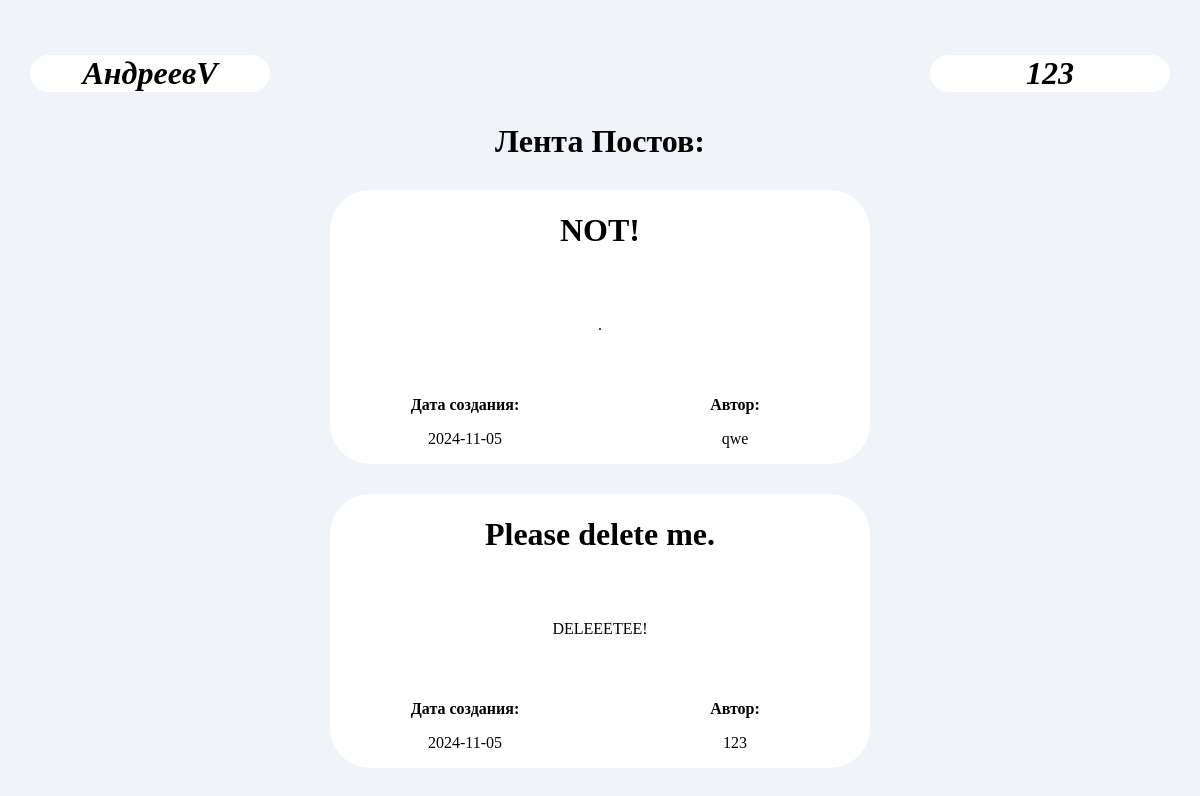
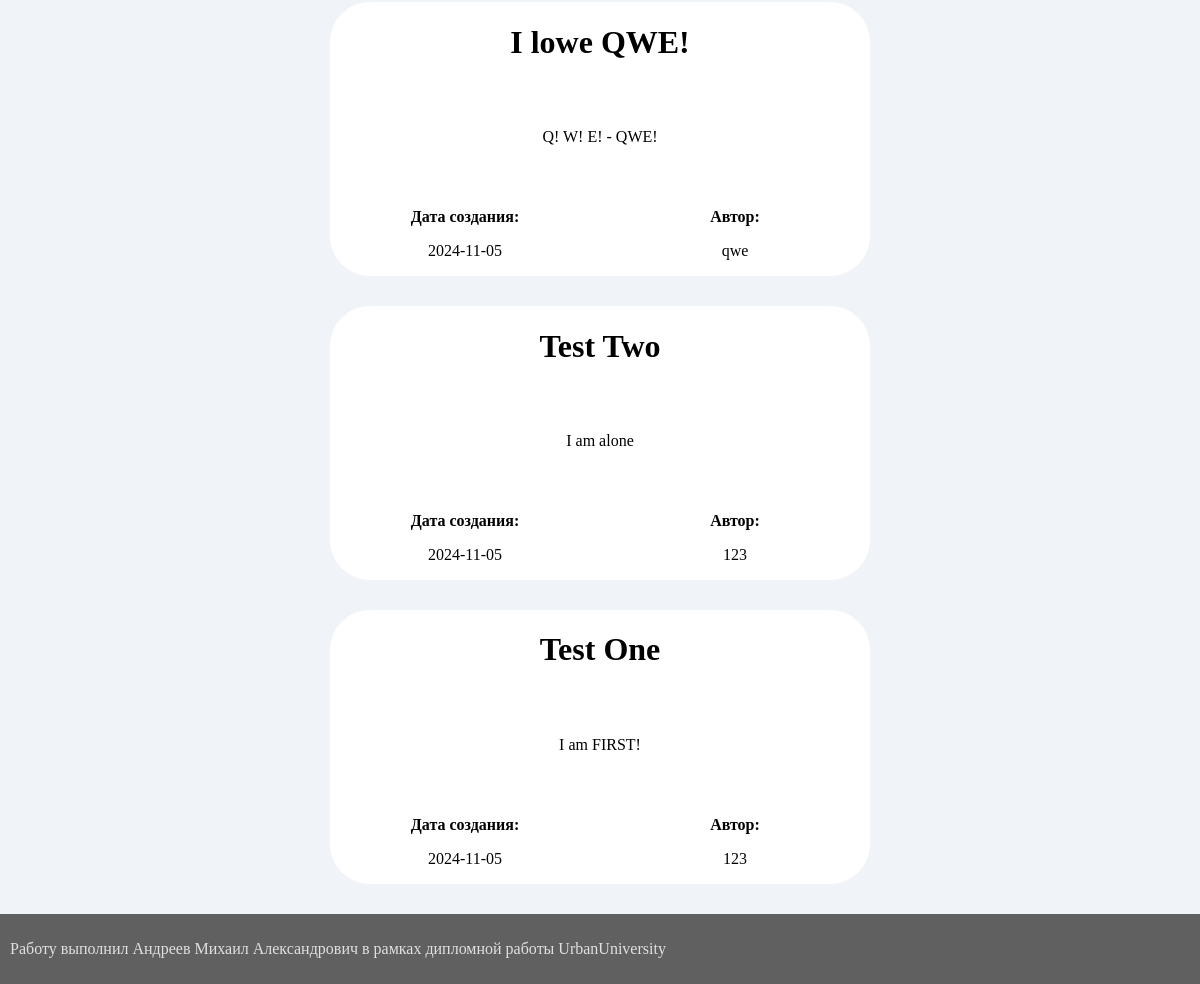
The app's page /main_page/ (signed in) with its own data (2 pictures, top to bottom).
### models/Posts.py (models this page shows)
class Posts(Base):
    __tablename__ = 'posts'
    __table_args__ = {'keep_existing': True}
    id = Column(Integer, primary_key=True, index=True)
    title = Column(String)
    description = Column(String)
    date_of_creation = Column(Date)
    user_id = Column(Integer, ForeignKey('users.id'), nullable=True)
    users = relationship('Users')

### models/Users.py (models this page shows)
class Users(Base):
    __tablename__ = 'users'
    __table_args__ = {'extend_existing': True}
    id = Column(Integer, primary_key=True, index=True)
    username = Column(String)
    password = Column(String)
    posts = relationship('Posts')

### app.py (the view)
@app.route('/main_page/', methods=['post', 'get'])
def main_page():
    with SessionLocal() as db:
        if request.method == 'GET':
            pass
        post_list = []
        for i in db.scalars(select(Posts)).all():
            post_list.append(i)
        post_list.reverse()
        if request.method == 'GET':
            return render_template('main_base/main_page.html',
                                   title='Главная страница',
                                   user=session["username"],
                                   href_main='#',
                                   href_prof='/your_profile',
                                   post_list=post_list,)

### templates/main_base/main_page.html (shortened to what this page needs)
{% extends "main_base/base.html" %}
{% block main %}
                <h1> Лента Постов: </h1>
                {% for i in post_list %}
                <div style="display: grid; grid-template-rows: auto; grid-template-columns: auto;
                     border-radius: 40px; background: #ffffff; margin: 30px;">
                    <div>
                        <h1> {{ i.title }} </h1>
                    </div>
                    <div style="margin: 30px;">
                        <p> {{ i.description }} </p>
                    </div>
                    <div style="display: grid; grid-template-rows: auto; grid-template-columns: 50% 50%;">
                        <div><p style="font-weight: bold;"> Дата создания: </p><p> {{ i.date_of_creation }} </p></div>
                        <div><p style="font-weight: bold;"> Автор:         </p><p> {{ i.users.username }}   </p></div>
                    </div>
                </div>
                {% endfor %}
{% endblock %}

### templates/main_base/base.html (shortened to what this page needs)
<!DOCTYPE html>
<html lang="en">
<head>
</head>
<body>
  <header>
      <div style="display: grid; grid-template-rows: 1fr; grid-template-columns: 25% auto 25%;">
          <div style="text-align: center; border-radius: 40px; background: #ffffff; margin: 10% 10% 10px 10%;">
              <a href="{{ href_main }}" style="color: #000000; text-decoration: none">
                  <h1 style="font-style: italic;"> АндреевV </h1>
              </a>
          </div>
          <div>
          </div>
          <div style="text-align: center; border-radius: 40px; background: #ffffff; margin: 10% 10% 10px 10%;">
              <a href="{{ href_prof }}" style="color: #000000; text-decoration: none">
                  <h1 style="font-style: italic;"> {{ user }} </h1>
              </a>
          </div>
      </div>
  </header>
  <main>
      <div style="display: grid; grid-template-rows: 1fr; grid-template-columns: 25% auto 25%; text-align: center;">
          <div>
          </div>
          <div>
              {% block main %}
              {% endblock %}
          </div>
          <div>
          </div>
      </div>
  </main>
  <footer>
      <div>
          <p> Работу выполнил Андреев Михаил Александрович в рамках дипломной работы UrbanUniversity </p>
      </div>
  </footer>
</body>
</html>

### templates/main_base/base.html (style rules this page uses)
html { height: 100%; }
body { margin: 0; min-height: 100%; display: grid; grid-template-rows: auto 1fr auto; background: #f0f4f9; }
header { position: sticky; left: 0; right: 0; top: -25px; padding: 25px 0 0 0; color: #000000; }
header h1 { margin: 0; }
footer { padding: 10px; background: #606060; color: #E0E0E0 ; }

### records on screen
Posts: title "NOT!", description ".", date_of_creation "2024-11-05", users.username "qwe"
Posts: title "Please delete me.", description "DELEEETEE!", date_of_creation "2024-11-05", users.username "123"
Posts: title "I lowe QWE!", description "Q! W! E! - QWE!", date_of_creation "2024-11-05", users.username "qwe"
Posts: title "Test Two", description "I am alone", date_of_creation "2024-11-05", users.username "123"
Posts: title "Test One", description "I am FIRST!", date_of_creation "2024-11-05", users.username "123"

### other values on screen
{{ user }} "123"
